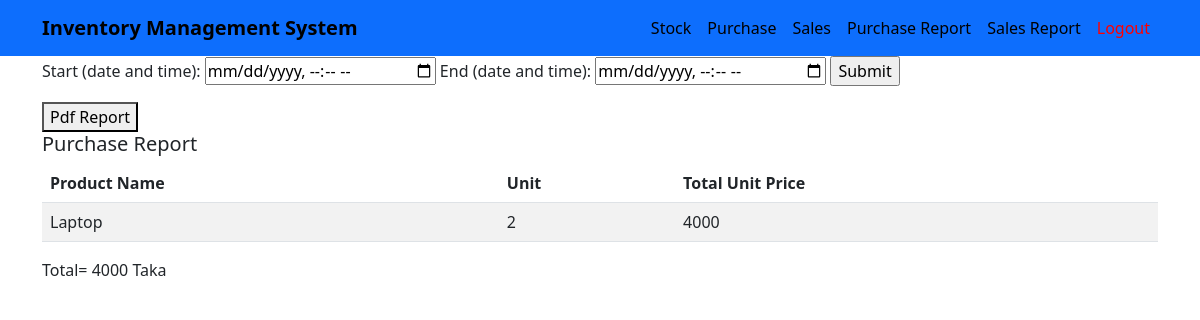
/purchase_report.php (signed in), run on the app's committed database.
### tables this page shows
CREATE TABLE `purchase` (
  `id` int NOT NULL,
  `name` varchar(100) NOT NULL,
  `des` varchar(100) NOT NULL,
  `unit` int NOT NULL,
  `unitprice` int NOT NULL,
  `created_at` timestamp NOT NULL DEFAULT CURRENT_TIMESTAMP
);

### purchase_report.php (the view, shortened to what this page needs)
<?php
    include "header.php";
    include "connection.php";
    $t=0;
if (isset($_POST['submit']))
{
    $starttime=$_POST['starttime'];
    $endtime=$_POST['endtime'];
    if(!empty($starttime) && !empty($endtime)){
      $sql = "SELECT * FROM purchase where created_at>='$starttime' && created_at<'$endtime'";
    }else{
      $sql = "SELECT * FROM purchase";
    }
    $res = $conn -> query ($sql);
}else{
  $sql = "SELECT * FROM purchase";
  $res = $conn -> query ($sql);
}
?>
<!DOCTYPE html>
<html lang="en">
<head>
</head>
<body>
<div class="container">
<form action="<?php echo $_SERVER['PHP_SELF']; ?>" method="post">
  <label for="starttime">Start (date and time):</label>
  <input type="datetime-local" id="starttime" name="starttime">
  <label for="endtime"> End (date and time):</label>
  <input type="datetime-local" id="endtime" name="endtime">
  <input type="submit" name="submit">
</form>
<button type="button" onclick="window.print();return false;">Pdf Report</button>
<h5>Purchase Report</h5>
<table class="table table-striped">
  <thead>
    <tr>
      <th scope="col">Product Name</th>
      <th scope="col">Unit</th>
      <th scope="col">Total Unit Price</th>
    </tr>
  </thead>
  <tbody>
 <?php
          if (mysqli_num_rows($res) > 0) {
            while($row = mysqli_fetch_assoc($res)) {
                $t=$t+($row['unit']*$row['unitprice']);
              ?>
               <tr>
                <td><?php echo $row['name'];?></td>
                <td><?php echo $row['unit'];?></td>
                <td><?php echo $row['unit']*$row['unitprice'];?></td>
                </tr>
                <?php
                 }
        }
        else
        {
            echo "0 results";
        }
        ?>
    </tbody>
</table>
<?php echo "Total= " . $t ." Taka";?>
</div>
</body>
</html>

### data on the page
purchase: name "Laptop", unit "2", $row['unit']*$row['unitprice'] "4000"

### other printed values
$t "4000"
